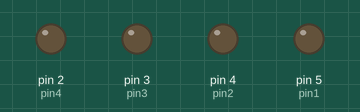
This sketch was run on a simulated Arduino Uno, built with avr-gcc and run on an emulated ATmega328P. Parts: output pins drawn as LEDs (lit = HIGH).

Above: at 0.5 s.
At 2.5 s:
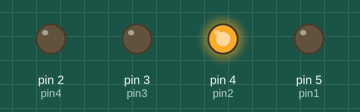
At 4.5 s:
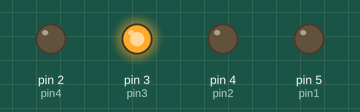
At 9.5 s:
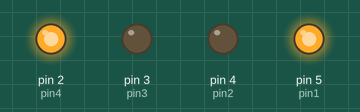
At 14.5 s:
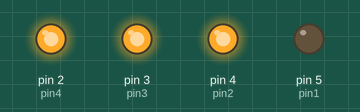
At 19.5 s:
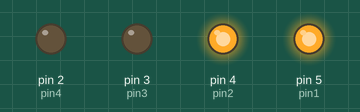
Timing chart, 0 to 20.8 s (numbered marks = the images above):
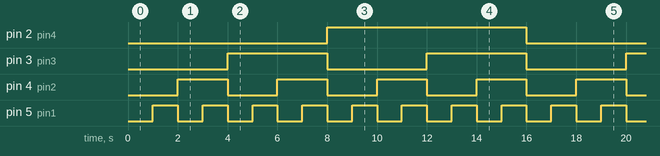

The sketch:

Project_02_4-Bit_Binary_Counter.ino
```cpp
// Pin Definitions
const int pin4 = 2;
const int pin3 = 3;
const int pin2 = 4;
const int pin1 = 5;
const int dTime = 1000;

void setup() {
  pinMode(pin1, OUTPUT);
  pinMode(pin2, OUTPUT);
  pinMode(pin3, OUTPUT);
  pinMode(pin4, OUTPUT);
}

void loop() {
  // 0 (0000)
  digitalWrite(pin4, LOW); digitalWrite(pin3, LOW); digitalWrite(pin2, LOW); digitalWrite(pin1, LOW);
  delay(dTime);

  // 1 (0001)
  digitalWrite(pin4, LOW); digitalWrite(pin3, LOW); digitalWrite(pin2, LOW); digitalWrite(pin1, HIGH);
  delay(dTime);

  // 2 (0010)
  digitalWrite(pin4, LOW); digitalWrite(pin3, LOW); digitalWrite(pin2, HIGH); digitalWrite(pin1, LOW);
  delay(dTime);

  // 3 (0011)
  digitalWrite(pin4, LOW); digitalWrite(pin3, LOW); digitalWrite(pin2, HIGH); digitalWrite(pin1, HIGH);
  delay(dTime);

  // 4 (0100)
  digitalWrite(pin4, LOW); digitalWrite(pin3, HIGH); digitalWrite(pin2, LOW); digitalWrite(pin1, LOW);
  delay(dTime);

  // 5 (0101)
  digitalWrite(pin4, LOW); digitalWrite(pin3, HIGH); digitalWrite(pin2, LOW); digitalWrite(pin1, HIGH);
  delay(dTime);

  // 6 (0110)
  digitalWrite(pin4, LOW); digitalWrite(pin3, HIGH); digitalWrite(pin2, HIGH); digitalWrite(pin1, LOW);
  delay(dTime);

  // 7 (0111)
  digitalWrite(pin4, LOW); digitalWrite(pin3, HIGH); digitalWrite(pin2, HIGH); digitalWrite(pin1, HIGH);
  delay(dTime);

  // 8 (1000)
  digitalWrite(pin4, HIGH); digitalWrite(pin3, LOW); digitalWrite(pin2, LOW); digitalWrite(pin1, LOW);
  delay(dTime);

  // 9 (1001)
  digitalWrite(pin4, HIGH); digitalWrite(pin3, LOW); digitalWrite(pin2, LOW); digitalWrite(pin1, HIGH);
  delay(dTime);

  // 10 (1010)
  digitalWrite(pin4, HIGH); digitalWrite(pin3, LOW); digitalWrite(pin2, HIGH); digitalWrite(pin1, LOW);
  delay(dTime);

  // 11 (1011)
  digitalWrite(pin4, HIGH); digitalWrite(pin3, LOW); digitalWrite(pin2, HIGH); digitalWrite(pin1, HIGH);
  delay(dTime);

  // 12 (1100)
  digitalWrite(pin4, HIGH); digitalWrite(pin3, HIGH); digitalWrite(pin2, LOW); digitalWrite(pin1, LOW);
  delay(dTime);

  // 13 (1101)
  digitalWrite(pin4, HIGH); digitalWrite(pin3, HIGH); digitalWrite(pin2, LOW); digitalWrite(pin1, HIGH);
  delay(dTime);

  // 14 (1110)
  digitalWrite(pin4, HIGH); digitalWrite(pin3, HIGH); digitalWrite(pin2, HIGH); digitalWrite(pin1, LOW);
  delay(dTime);

  // 15 (1111)
  digitalWrite(pin4, HIGH); digitalWrite(pin3, HIGH); digitalWrite(pin2, HIGH); digitalWrite(pin1, HIGH);
  delay(dTime);
}
```

Measured:
- by itself, pin 2 (pin4): alternates HIGH for 8.0 s and LOW for 8.0 s
- by itself, pin 3 (pin3): alternates HIGH for 4.0 s and LOW for 4.0 s
- by itself, pin 4 (pin2): alternates HIGH for 2.0 s and LOW for 2.0 s
- by itself, pin 5 (pin1): alternates HIGH for 1.0 s and LOW for 1.0 s
